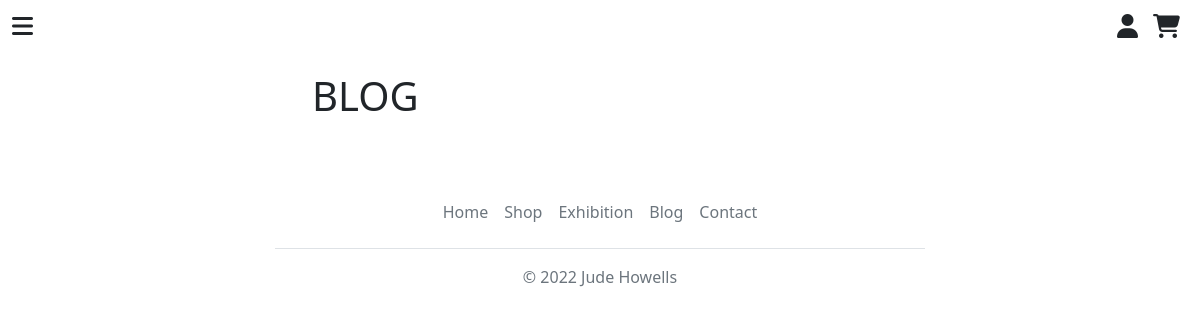
/blog/, run on an earlier commit of the app's database.
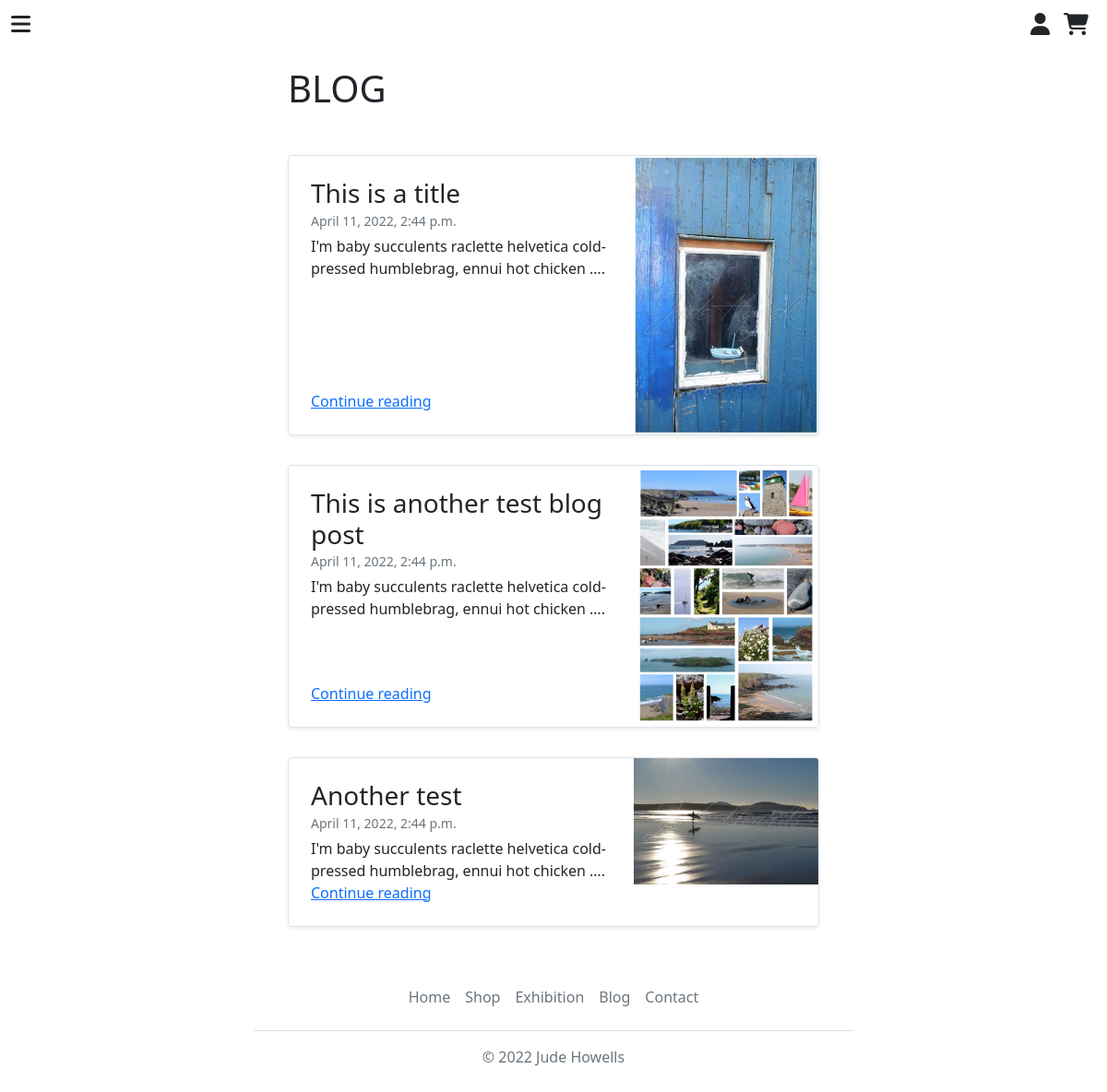
And on a later commit of the database.
### blog/models.py (models this page shows, shortened)
class Post(models.Model):
    image = models.ImageField(null=True, blank=True)
    title = models.CharField(max_length=200)
    author = models.ForeignKey(
        'auth.User',
        on_delete=models.CASCADE,
    )
    created_on = models.DateTimeField(null=True, blank=True, auto_now_add=True)
    body = models.TextField()

### blog/views.py (the view)
# urls.py: path('', PostListView.as_view(), name='blog'),
class PostListView(ListView):
    model = Post
    template_name = 'blog/blog.html'
    context_object_name = 'posts'

### cart/contexts.py (called while the page is built, shortened)
def cart_contents(request):
    cart_items = []
    total = 0
    product_count = 0
    cart = request.session.get('cart', {})
    if total < settings.FREE_DELIVERY_THRESHOLD:
        delivery = total * Decimal(settings.STANDARD_DELIVERY_PERCENTAGE/100)
        free_delivery_delta = settings.FREE_DELIVERY_THRESHOLD - total
    else:
        delivery = 0
        free_delivery_delta = 0
    grand_total = delivery + total
    context = {
        'cart_items': cart_items,
        'total': total,
        'product_count': product_count,
        'delivery': delivery,
        'free_delivery_delta': free_delivery_delta,
        'free_delivery_threshold': settings.FREE_DELIVERY_THRESHOLD,
        'grand_total': grand_total,
    }
    return context

### blog/templates/blog/blog.html (shortened to what this page needs)
{% extends "base.html" %}
{% block content %}
<div class="container-fluid mt-5">
  <div class="row justify-content-center">
    <div class="col-md-6">
      <h1 class="pt-4 mb-5">BLOG</h1>
      {% for post in posts %}
      <div class="row mb-2">
        <div class="col">
          <div class="row g-0 border rounded overflow-hidden flex-md-row mb-4 shadow-sm h-md-250 position-relative">
            <div class="col p-4 d-flex flex-column position-static">
              <h3 class="mb-0">{{ post.title }}</h3>
              <div class="mb-1 text-muted"><small>{{ post.created_on }}</small></div>
              <p class="card-text mb-auto">{{ post.body|truncatewords:10 }}.</p>
              <a href="{% url 'post_detail' post.pk %}" class="stretched-link">Continue reading</a>
            </div>
            <div class="col-auto d-md-block">
              <img src="{{ post.image.url }}" width="200px">
            </div>
          </div>
        </div>
      </div>
        {% endfor %}
    </div>
</div>
{% endblock %}

### templates/base.html (shortened to what this page needs)
{% load static %}
<!doctype html>
<html lang="en">
<head>
{% block corecss %}
<link href="https://cdn.jsdelivr.net/npm/bootstrap@5.1.3/dist/css/bootstrap.min.css" rel="stylesheet">
<link rel="stylesheet" href="{% static 'css/base.css' %}">
{% endblock %}
</head>
<body>
  <nav class="navbar fixed-top">
      <div class="container-fluid">
          <a class="link-dark menu-button-size" data-bs-toggle="offcanvas" href="#offcanvasExample" role="button" aria-controls="offcanvasExample"><i class="fas fa-bars"></i></a>
          <div class="row align-items-end">
              <div class="col">
                  <div class="dropstart">
                    <a class="link-dark menu-button-size profile-button" type="button"
                    id="dropdownMenuButton1" data-bs-toggle="dropdown" aria-expanded="false"><i class="fas fa-user"></i></a>
                  </div>
                  <a class="link-dark menu-button-size me-2" type="button" data-bs-toggle="offcanvas"
                  data-bs-target="#offcanvasRightCheckout" aria-controls="offcanvasRight">
                  <i class="fas fa-shopping-cart"></i></a>
              </div>
          </div>
      </div>
  </nav>
{% block content %}
{% endblock %}
  <div class="container mt-auto">
    <footer class="py-2 my-3">
      <ul class="nav justify-content-center border-bottom pb-3 mb-3">
        <li class="nav-item"><a href="{% url 'home' %}" class="nav-link px-2 text-muted">Home</a></li>
        <li class="nav-item"><a href="{% url 'shop' %}" class="nav-link px-2 text-muted">Shop</a></li>
        <li class="nav-item"><a href="{% url 'exhibition' %}" class="nav-link px-2 text-muted">Exhibition</a></li>
        <li class="nav-item"><a href="{% url 'blog' %}" class="nav-link px-2 text-muted">Blog</a></li>
        <li class="nav-item"><a href="{% url 'contact' %}" class="nav-link px-2 text-muted">Contact</a></li>
      </ul>
      <p class="text-center text-muted">&copy; 2022 Jude Howells</p>
    </footer>
  </div>
</body>
</html>

### cart/templates/cart/cart.html (shortened to what this page needs)
{% load static %}
{% load bag_tools %}

### static/css/base.css (style rules this page uses)
.menu-button-size { font-size:x-large; }
.profile-button { position: absolute; right: 50px; }
.container { width: auto; max-width: 680px; padding: 0 15px; }
.navbar { background-color:white; }

What changed in the data, as far as the page shows it:
added Post: title "This is a title", created_on "April 11, 2022, 2:44 p.m.", body "I'm baby succulents raclette helvetica cold-pressed humblebrag, ennui hot chicken …", image (picture)
added Post: title "This is another test blog post", created_on "April 11, 2022, 2:44 p.m.", body "I'm baby succulents raclette helvetica cold-pressed humblebrag, ennui hot chicken …", image (picture)
added Post: title "Another test", created_on "April 11, 2022, 2:44 p.m.", body "I'm baby succulents raclette helvetica cold-pressed humblebrag, ennui hot chicken …", image (picture)
